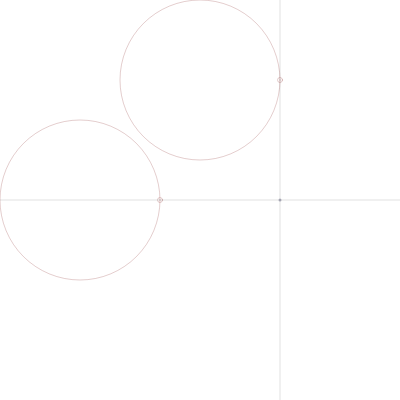
Frame 1 (no input)
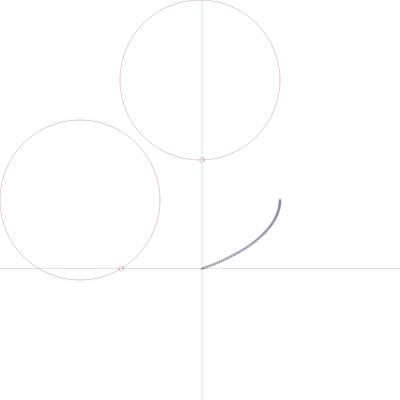
Frame 60 (no input)
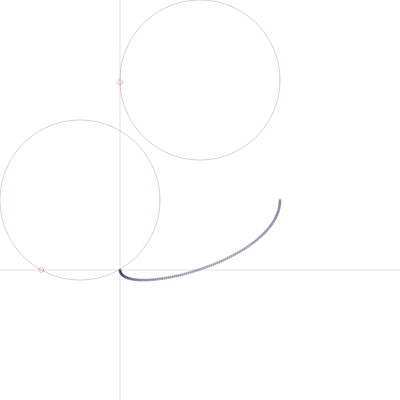
Frame 120 (the mouse pressed at the canvas centre since frame 60)

The p5.js sketch that drew these frames (run headless with seeded random() and noise() and a simulated clock; from frame 60 on, the mouse is pressed at the canvas centre):

// p5.js sketch
// ── sketch.js
let rad=80;
let angle_1=0;
let angle_2=0;
let extraCanvas;

function setup(){
  createCanvas(400,400);
  extraCanvas=createGraphics(400,400);
}
function draw(){
  background(255);
  noFill();
  stroke(120,0,0,50);

  // 固定円
  let x_1_1=width/2;
  let y_1_1=rad;
  let x_2_1=rad;
  let y_2_1=height/2;
  ellipse(x_1_1,y_1_1,rad*2,rad*2);
  ellipse(x_2_1,y_2_1,rad*2,rad*2);

  // 固定円を周回する円
  let x_1_2=x_1_1 + rad*cos(radians(angle_1));
  let y_1_2=y_1_1 + rad*sin(radians(angle_1));
  let x_2_2=x_2_1 + rad*cos(radians(angle_2));
  let y_2_2=y_2_1 + rad*sin(radians(angle_2));
  ellipse(x_1_2,y_1_2,5,5);
  ellipse(x_2_2,y_2_2,5,5);

  // 線
  stroke(0,0,0,30);
  line(x_1_2,0,x_1_2,height);
  line(0,y_2_2,width,y_2_2); 
  extraCanvas.fill(0,0,50,70);
  extraCanvas.noStroke();
  extraCanvas.ellipse(x_1_2,y_2_2,3,3);
  image(extraCanvas,0,0); 

  angle_1+=1.5;
  angle_2+=1;
}
